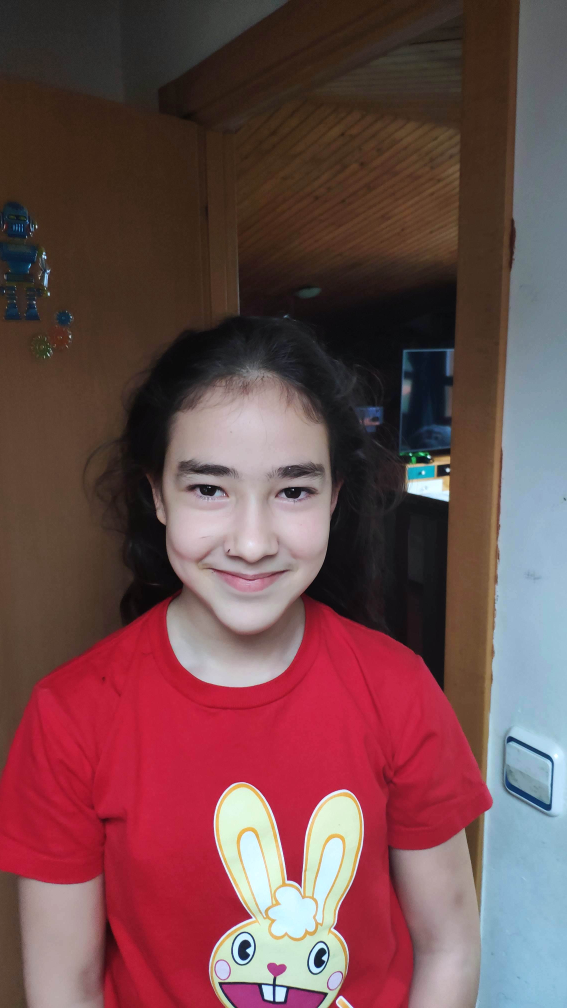
#> input picture PYTHON/Vision/Vision/ExtraerRostros/images/input_images/xulia/1674227074312.jpg, 2268 x 4032 px (shown at 1/4 size); its folder holds only this picture in this run
$ python ExtraerRostros.py
#> lines starting #> are read from the running program, lines starting #| are printed output that depends on the picture

# -*- coding: utf-8 -*-
"""
Created on Thu Jan 19 07:10:12 2023

@author: antonio
"""
import cv2
import os

imagesPath = "images/input_images/xulia"
"""
if not os.path.exists("faces"):
     os.makedirs("faces")
     print("Nueva carpeta: faces")
"""
# Detector facial
faceClassif = cv2.CascadeClassifier("haarcascades/haarcascade_frontalface_default.xml")

count = 0
for imageName in os.listdir(imagesPath):
     print(imageName)
     image = cv2.imread(imagesPath + "/" + imageName)
#> image is the input picture: shape (4032, 2268, 3); mean B, G, R 76.4, 74.5, 110.9
     faces = faceClassif.detectMultiScale(image, 1.1, 5)
#> faces = [[547, 1603, 909, 909]]
     for (x, y, w, h) in faces:
          #cv2.rectangle(image, (x, y), (x + w, y + h), (0, 255, 0), 2)
          face = image[y:y + h, x:x + w]
          face = cv2.resize(face, (150, 150))
          cv2.imwrite("images/input_images/faces/" + str(count) + ".jpg", face)
          count += 1
#> this loop made 1 pass
#> (x, y, w, h, count) on pass 1: (547, 1603, 909, 909, 1)
#> pass 1, `face = image[y:y + h, x:x + w]`:
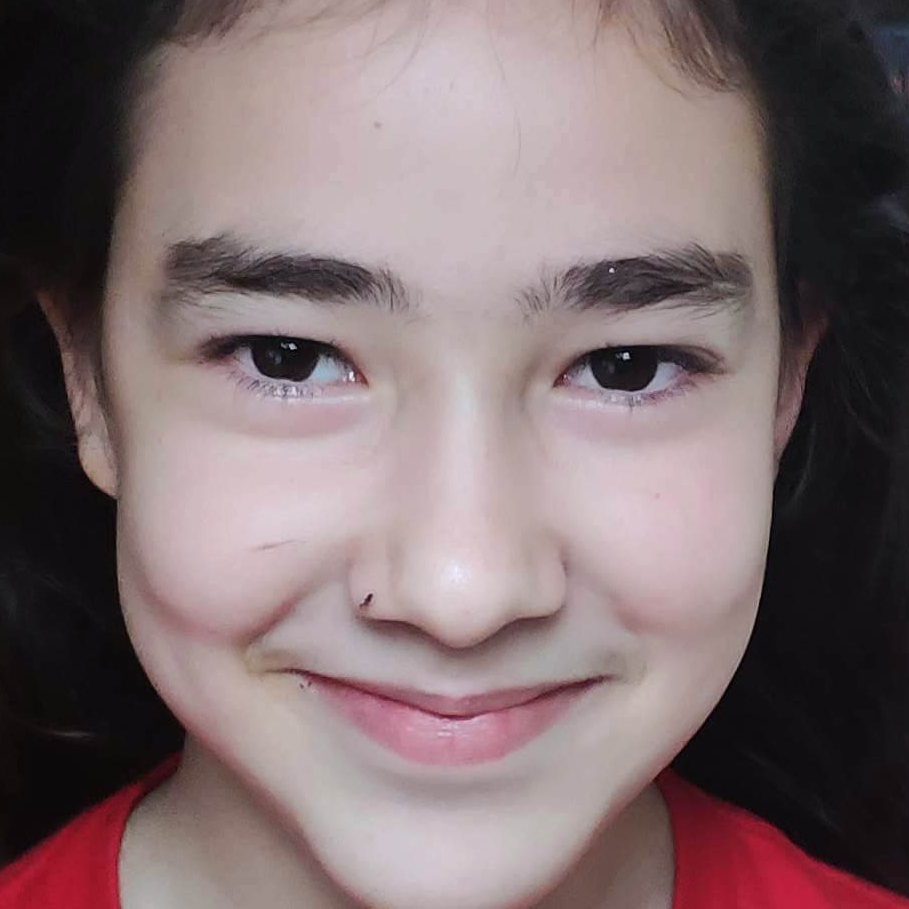
#> face: shape (909, 909, 3); mean B, G, R 110.8, 108.7, 126.4
#> after the loop, count = 1
          # [6 lines of commented-out code are left out]

$ run again, on PYTHON/Vision/Vision/ExtraerRostros/images/input_images/xulia/1674227074336.jpg
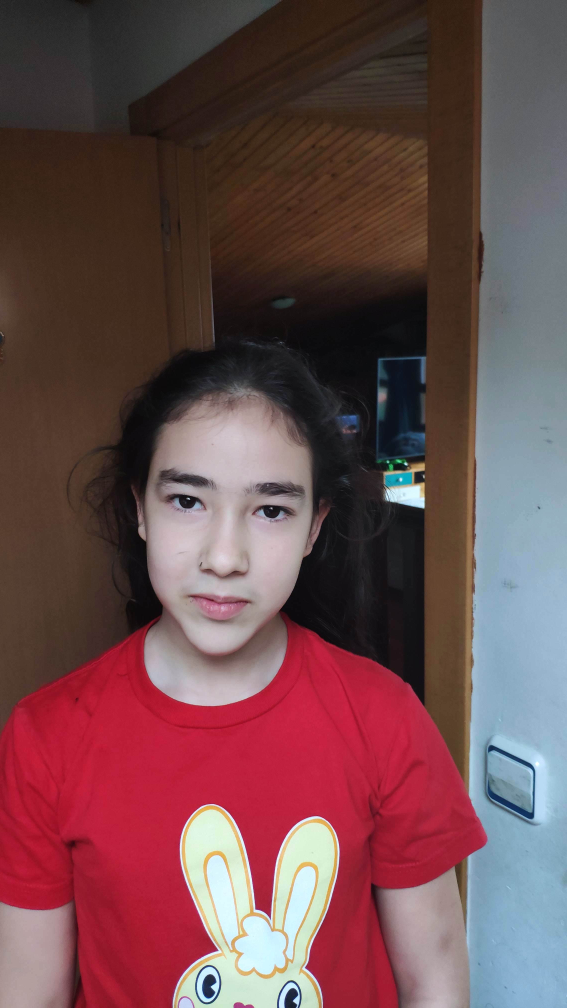
#> input picture PYTHON/Vision/Vision/ExtraerRostros/images/input_images/xulia/1674227074336.jpg, 2268 x 4032 px (shown at 1/4 size)
#> image is the input picture: shape (4032, 2268, 3); mean B, G, R 77.9, 75.2, 109.5
#> faces = [[454, 1661, 916, 916]]
#> the loop `for (x, y, w, h) in faces:` made 1 pass
#> (x, y, w, h, count) on pass 1: (454, 1661, 916, 916, 1)
#> pass 1, `face = image[y:y + h, x:x + w]`:
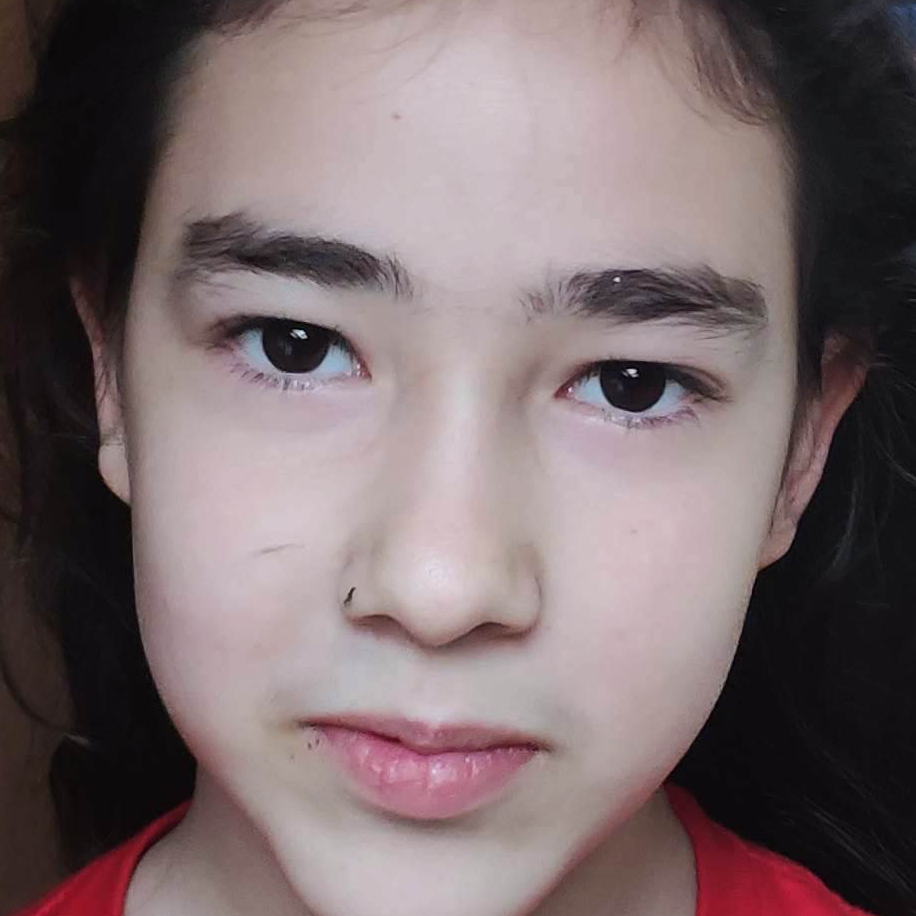
#> face: shape (916, 916, 3); mean B, G, R 107.8, 105.7, 121.1
#> after the loop `for (x, y, w, h) in faces:`: count = 1

$ run again, on PYTHON/Vision/Vision/ExtraerRostros/images/input_images/xulia/1674227074349.jpg
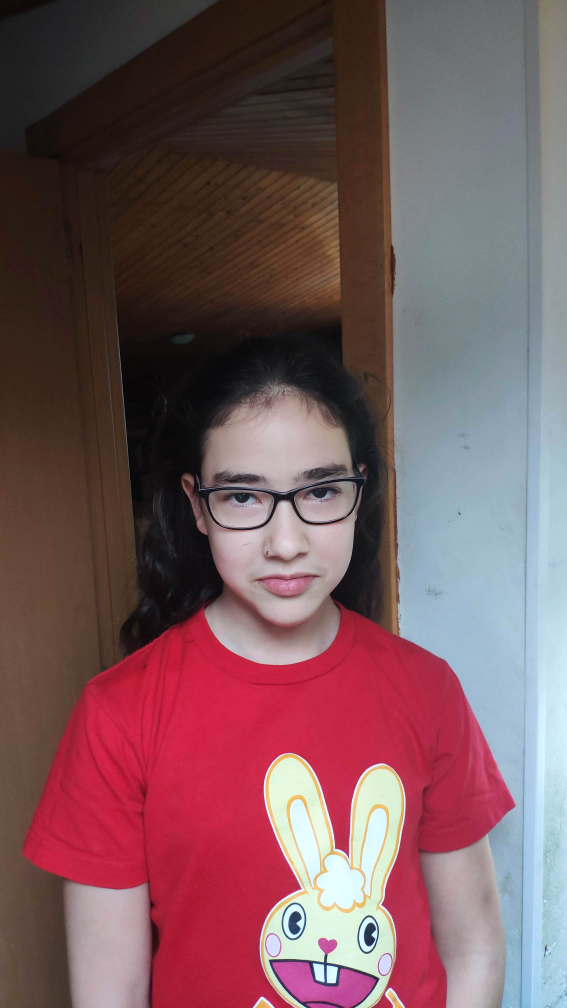
#> input picture PYTHON/Vision/Vision/ExtraerRostros/images/input_images/xulia/1674227074349.jpg, 2268 x 4032 px (shown at 1/4 size)
#> image is the input picture: shape (4032, 2268, 3); mean B, G, R 92.1, 87.4, 120.5
#> faces = [[695, 1658, 833, 833]]
#> the loop `for (x, y, w, h) in faces:` made 1 pass
#> (x, y, w, h, count) on pass 1: (695, 1658, 833, 833, 1)
#> pass 1, `face = image[y:y + h, x:x + w]`:
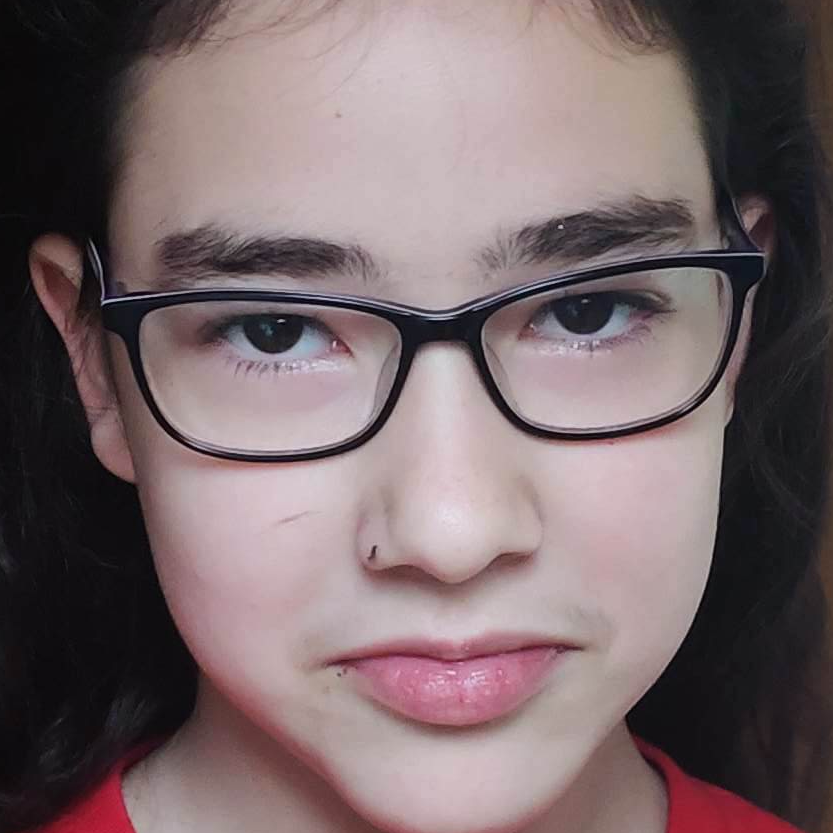
#> face: shape (833, 833, 3); mean B, G, R 105.7, 103.2, 119.7
#> pass 1, `face = cv2.resize(face, (150, 150))`:
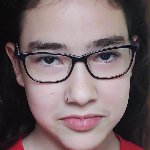
#> face: shape (150, 150, 3); mean B, G, R 105.6, 103.1, 119.7
#> after the loop `for (x, y, w, h) in faces:`: count = 1

$ run again, on PYTHON/Vision/Vision/ExtraerRostros/images/input_images/xulia/1674227074355.jpg
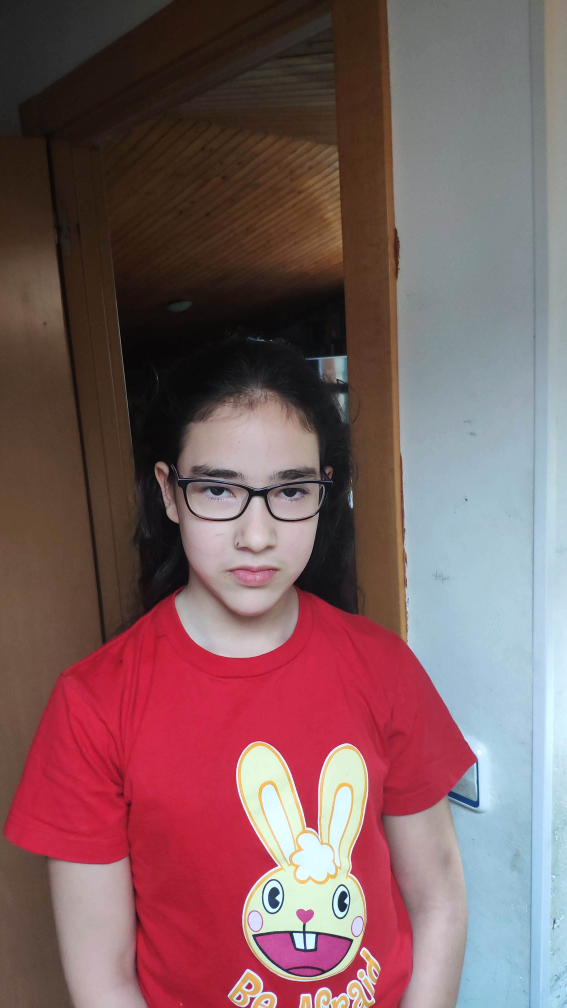
#> input picture PYTHON/Vision/Vision/ExtraerRostros/images/input_images/xulia/1674227074355.jpg, 2268 x 4032 px (shown at 1/4 size)
#> image is the input picture: shape (4032, 2268, 3); mean B, G, R 96.3, 93.8, 125.5
#> faces = [[588, 1647, 833, 833]]
#> the loop `for (x, y, w, h) in faces:` made 1 pass
#> (x, y, w, h, count) on pass 1: (588, 1647, 833, 833, 1)
#> pass 1, `face = image[y:y + h, x:x + w]`:
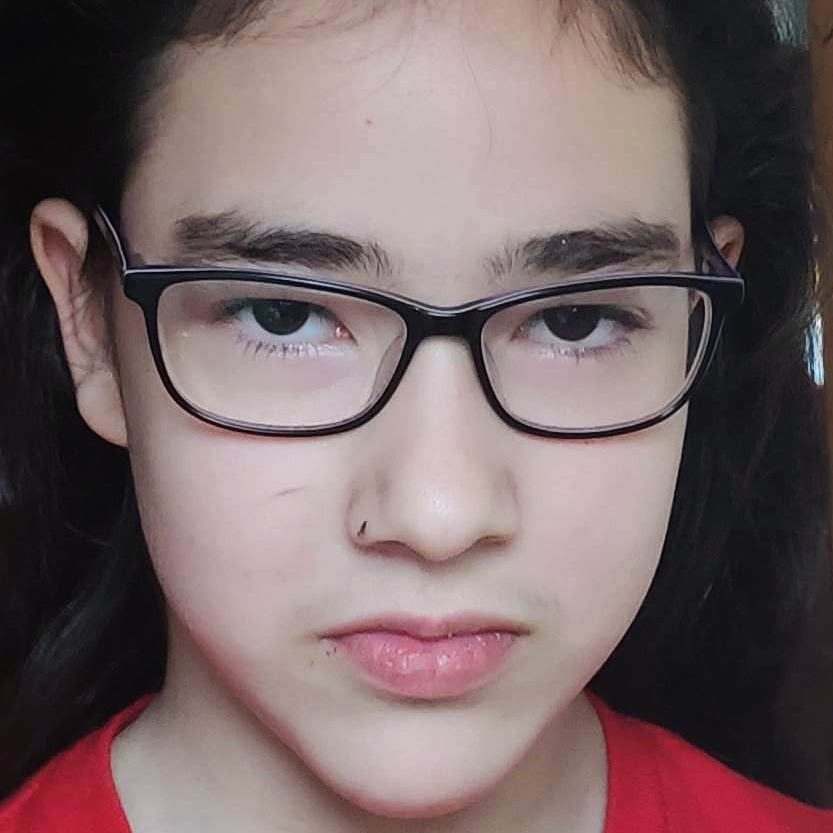
#> face: shape (833, 833, 3); mean B, G, R 101.6, 100.2, 118.6
#> pass 1, `face = cv2.resize(face, (150, 150))`:
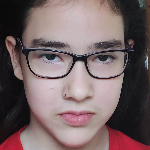
#> face: shape (150, 150, 3); mean B, G, R 101.6, 100.1, 118.5
#> after the loop `for (x, y, w, h) in faces:`: count = 1
